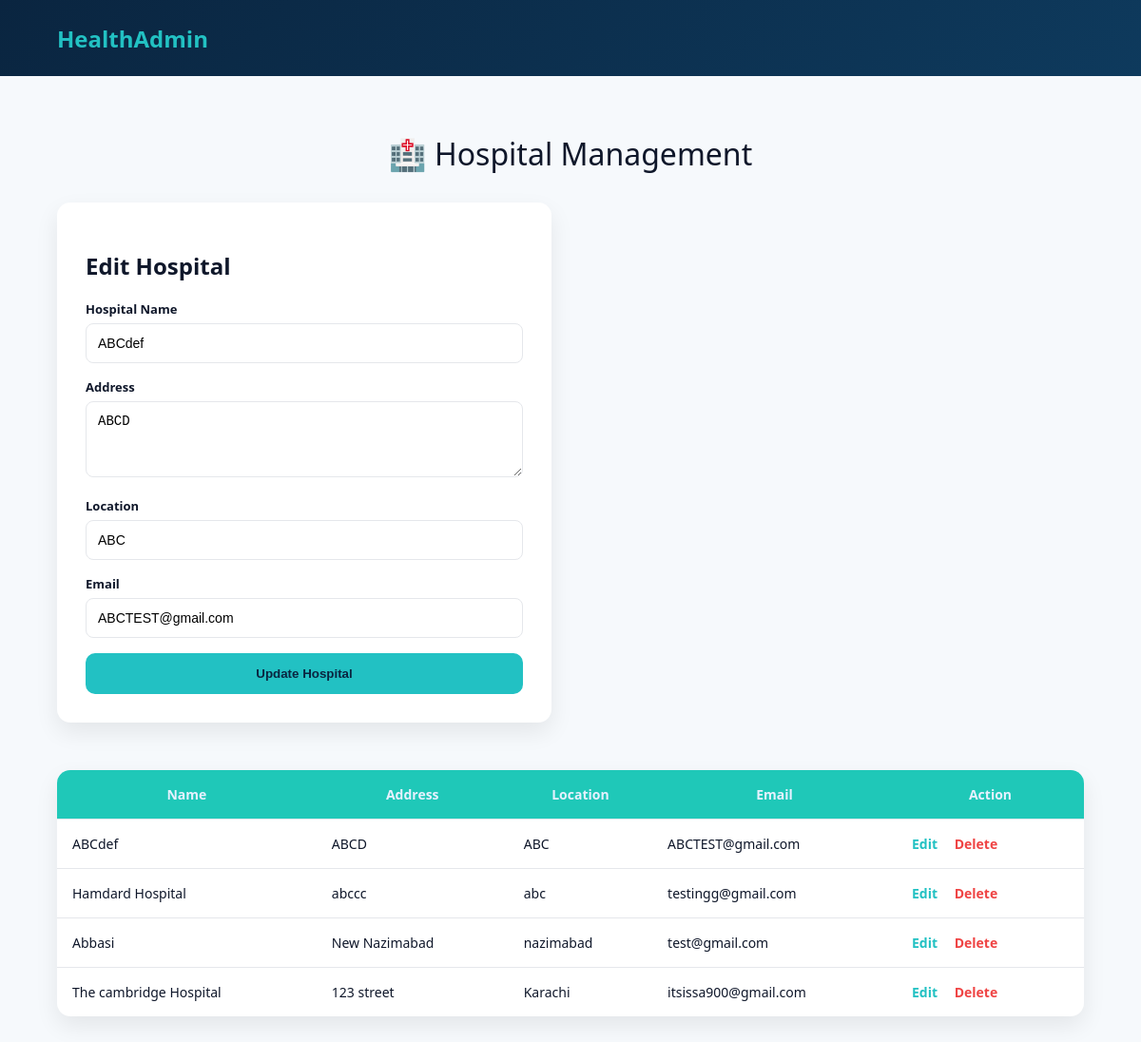
The page /admin/view_hospitals.php?edit=5 on the database its author committed.
### tables this page shows
CREATE TABLE `hospital` (
  `hospital_id` int(11) NOT NULL,
  `hospital_name` varchar(150) DEFAULT NULL,
  `email` varchar(100) DEFAULT NULL,
  `password` varchar(255) DEFAULT NULL,
  `phone` varchar(15) DEFAULT NULL,
  `address` text DEFAULT NULL,
  `location` varchar(100) DEFAULT NULL,
  `status` varchar(20) DEFAULT 'Active'
);

### admin/view_hospitals.php (the view, shortened to what this page needs)
<?php
include("../config/db.php");
$hospitals = $conn->query("
    SELECT hospital_id, hospital_name, address, location, email
    FROM hospital
    ORDER BY hospital_id DESC
")->fetchAll(PDO::FETCH_ASSOC);
$editHospital = null;
if (isset($_GET['edit'])) {
    $stmt = $conn->prepare("SELECT * FROM hospital WHERE hospital_id=?");
    $stmt->execute([(int)$_GET['edit']]);
    $editHospital = $stmt->fetch(PDO::FETCH_ASSOC);
}
?>
<!DOCTYPE html>
<html lang="en">
<head>
</head>
<body>
<div class="navbar">
    <div class="logo">HealthAdmin</div>
</div>
<div class="container">
    <div class="page-title">🏥 Hospital Management</div>
    <?php if ($editHospital): ?>
    <div class="form-box">
        <h2>Edit Hospital</h2>
        <form method="POST">
            <label>Hospital Name</label>
            <input name="hospital_name" required value="<?= htmlspecialchars($editHospital['hospital_name']) ?>">
            <label>Address</label>
            <textarea name="address" required><?= htmlspecialchars($editHospital['address']) ?></textarea>
            <label>Location</label>
            <input name="location" value="<?= htmlspecialchars($editHospital['location']) ?>">
            <label>Email</label>
            <input type="email" name="email" required value="<?= htmlspecialchars($editHospital['email']) ?>">
            <button name="update_hospital">Update Hospital</button>
        </form>
    </div>
    <?php endif; ?>
    <div class="table-box">
        <table>
            <thead>
                <tr>
                    <th>Name</th>
                    <th>Address</th>
                    <th>Location</th>
                    <th>Email</th>
                    <th>Action</th>
                </tr>
            </thead>
            <tbody>
            <?php foreach ($hospitals as $h): ?>
                <tr>
                    <td><?= htmlspecialchars($h['hospital_name']) ?></td>
                    <td><?= htmlspecialchars($h['address']) ?></td>
                    <td><?= htmlspecialchars($h['location']) ?></td>
                    <td><?= htmlspecialchars($h['email']) ?></td>
                    <td class="actions">
                        <a class="edit" href="?edit=<?= $h['hospital_id'] ?>">Edit</a>
                        <a class="delete" href="?delete=<?= $h['hospital_id'] ?>"
                           onclick="return confirm('Delete hospital?')">Delete</a>
                    </td>
                </tr>
            <?php endforeach; ?>
            </tbody>
        </table>
    </div>
</div>
</body>
</html>

### admin/view_hospitals.php (style rules this page uses)
* { box-sizing: border-box; }
body { margin: 0; font-family: system-ui, -apple-system, BlinkMacSystemFont, sans-serif; background: #f6f9fc; color: #0f172a; }
.navbar { height: 80px; padding: 0 5%; display: flex; align-items: center; justify-content: space-between; background: linear-gradient(135deg, #0a2540, #0e3a5d); }
.logo { font-size: 24px; font-weight: 600; color: #22c1c3; }
.container { max-width: 1200px; margin: 60px auto; padding: 0 5%; }
.page-title { font-size: 32px; margin-bottom: 30px; text-align: center; }
.form-box { background: #fff; padding: 30px; border-radius: 14px; max-width: 520px; margin-bottom: 50px; box-shadow: 0 10px 25px rgba(0,0,0,.08); }
.form-box h2 { margin-bottom: 20px; }
label { font-size: 13px; font-weight: 600; display: block; margin-bottom: 6px; }
input, textarea { width: 100%; padding: 12px; margin-bottom: 16px; border-radius: 8px; border: 1px solid #e5e7eb; font-size: 14px; }
textarea { min-height: 80px; }
button { width: 100%; padding: 14px; border: none; border-radius: 10px; background: #22c1c3; color: #0a2540; font-weight: 700; cursor: pointer; }
.table-box { background: #fff; border-radius: 14px; overflow: hidden; box-shadow: 0 10px 25px rgba(0,0,0,.08); }
table { width: 100%; border-collapse: collapse; }
th { background-color: #1fc8b8; color: #e6f1ff; font-size: 14px; font-weight: 600; padding: 16px; text-align: center; border-bottom: none; }
td { padding: 16px; border-top: 1px solid #e5e7eb; font-size: 14px; }
.actions a { margin-right: 14px; font-weight: 600; text-decoration: none; }
.actions .edit { color: #22c1c3; }
.actions .delete { color: #ef4444; }

### rows shown on the page
hospital: hospital_name "ABCdef", address "ABCD", location "ABC", email "ABCTEST@gmail.com"
hospital: hospital_name "Hamdard Hospital", address "abccc", location "abc", email "testingg@gmail.com"
hospital: hospital_name "Abbasi", address "New Nazimabad", location "nazimabad", email "test@gmail.com"
hospital: hospital_name "The cambridge Hospital", address "123 street", location "Karachi", email "itsissa900@gmail.com"
